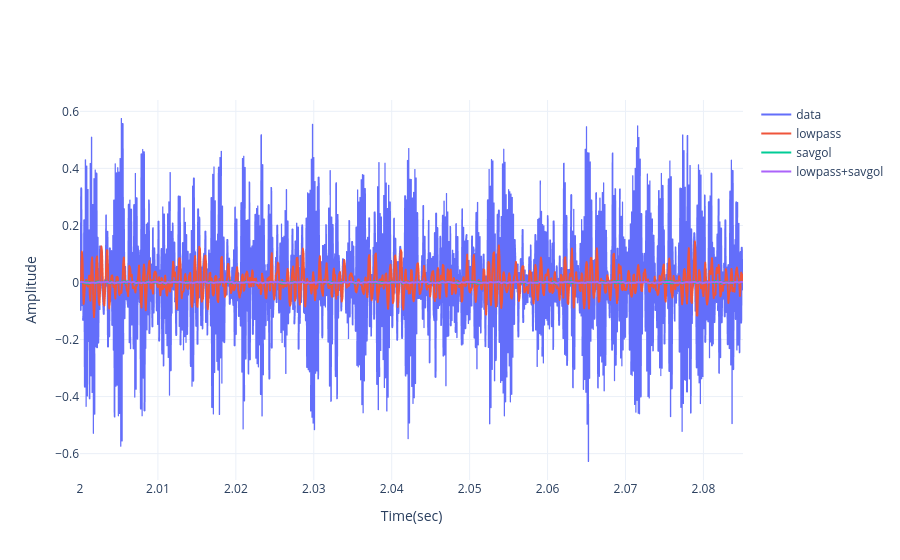

Source (notebook cell):
### Code cell
fig.show()

### Figure 1 — Plotly figure (JSON) as saved in the notebook; plotly's stock layout.template omitted (floating-point values rounded to 4 significant figures; data arrays with more than 128 entries replaced by an {"elided": "..."} marker saying what was removed)
{"data": [{"marker": {"line": {"width": 1}}, "mode": "lines", "name": "data", "type": "scattergl", "uid": "f5100fbb-1efb-4acb-8861-f52cc365d42d", "x": {"elided": "1090 float values"}, "y": {"elided": "1090 float values"}}, {"marker": {"line": {"width": 1}}, "mode": "lines", "name": "lowpass", "type": "scattergl", "uid": "78a50da5-a5bf-48e3-a6e3-62b03ae2ba0f", "x": {"elided": "1090 float values"}, "y": {"elided": "1090 float values"}}, {"marker": {"line": {"width": 1}}, "mode": "lines", "name": "savgol", "type": "scattergl", "uid": "6b3cf6bc-1566-4c1c-824b-3fc1064be853", "x": {"elided": "1090 float values"}, "y": {"elided": "1090 float values"}}, {"marker": {"line": {"width": 1}}, "mode": "lines", "name": "lowpass+savgol", "type": "scattergl", "uid": "a4dcb092-a2a0-4b2a-8cc6-637563425163", "x": {"elided": "1090 float values"}, "y": {"elided": "1090 float values"}}], "layout": {"xaxis": {"title": {"text": "Time(sec)"}}, "yaxis": {"title": {"text": "Amplitude"}}}}
